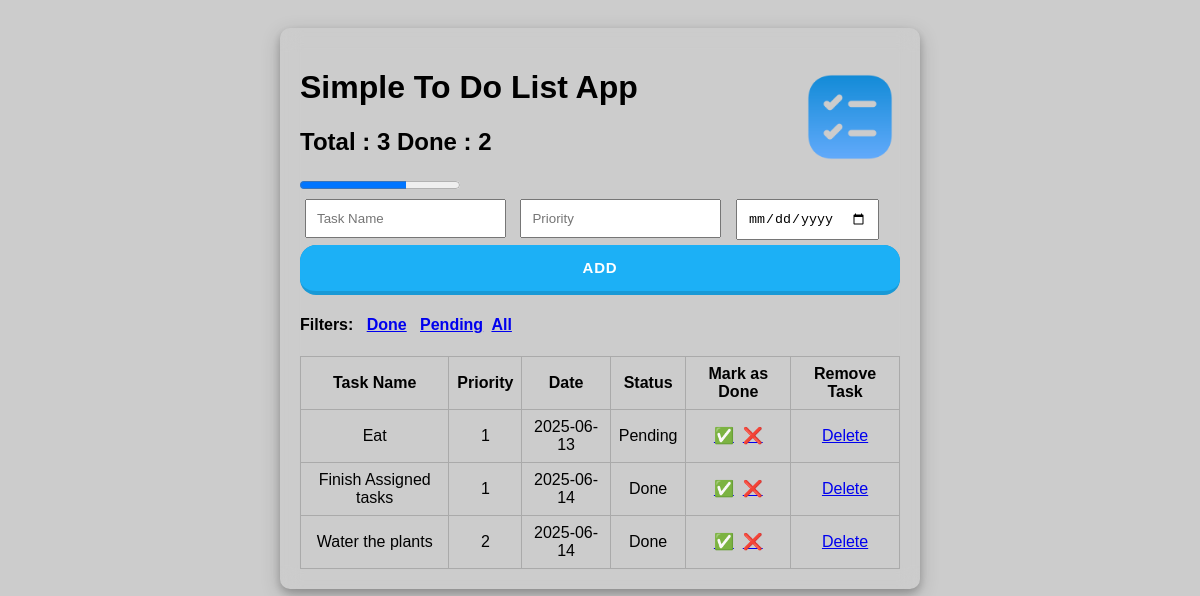
The page / on the database its author committed.
### tables this page shows
CREATE TABLE task (
                id INTEGER PRIMARY KEY AUTOINCREMENT,
                tname TEXT,
                priority INTEGER,
                datepick DATE,
                status TEXT
            );

### app.py (the view, shortened to what this page needs)
@app.route("/", methods=["GET", "POST"])
def index():
    with sqlite3.connect(DB) as conn:
        items = conn.execute("SELECT * FROM task ORDER BY priority, datepick").fetchall()
        tot = len(conn.execute("SELECT * FROM task").fetchall())
        don = conn.execute("SELECT * FROM task WHERE status = \'Done\'").fetchall()
        print(tot, len(don))
    return render_template("index.html", items=items, total=int(tot), done=int(len(don)))

### templates/index.html (shortened to what this page needs)
<!DOCTYPE html>
<html>
<head>
    <link rel="stylesheet" href="{{ url_for('static', filename='style.css') }}">
</head>
<body>
    <div class="container">
       <h3>
        <img src="{{ url_for('static', filename='task.png') }}" width="100px" style="float:right;" />
           </h3>
        <h1>Simple To Do List App</h1>
        <h2>Total : {{total}} Done : {{done}}</h2>
        <progress id="file" value = {{done}} max = {{total}}> </progress>
        <form method="POST">
            <input type="text" name="taskname" placeholder="Task Name" required>
            <input type="number" name="priority" placeholder="Priority" required>
            <input type="date"  name="datepicker" placeholder="Date" required>
            <button class="button-19" type="submit">Add</button>
        </form>
        <h4>
            Filters: &nbsp;&nbsp;<a href="{{ url_for('donefilter') }}">Done</a> &nbsp;
            <a href="{{ url_for('pendingfilter') }}">Pending</a>&nbsp;
            <a href="{{ url_for('allfilter') }}">All</a>
        </h4>
        <table>
            <thead>
                <tr>
                    <th>Task Name</th>
                    <th>Priority</th>
                    <th>Date</th>
                    <th>Status</th>
                    <th>Mark as Done</th>
                    <th>Remove Task</th>
                </tr>
            </thead>
            <tbody>
                {% for item in items %}
                <tr>
                    <td>{{ item[1] }}</td>
                    <td>{{ item[2] }}</td>
                    <td>{{ item[3] }}</td>
                    <td>{{ item[4] }}</td>
                    <td><a href="{{ url_for('mark', item_id=item[0]) }}">✅</a> &nbsp;<a href="{{ url_for('unmark', item_id=item[0]) }}">❌</a></td>
                    <td><a href="{{ url_for('delete', item_id=item[0]) }}">Delete</a></td>
                </tr>
                {% endfor %}
            </tbody>
        </table>
    </div>
</body>
</html>

### static/style.css (style rules this page uses)
body { font-family: Arial; background: #f4f4f4; padding: 20px; background-image: url("https://images.unsplash.com/photo-1616088410192-d1b123712994?fm=jpg&q=60&w=3000&ixlib=rb-4.1.0&ixid=M3wxMjA3fDB8MHxzZWFyY2h8Mnx8bWluaW1hbCUyMGJhY2tncm91bmR8ZW58MHx8MHx8fDA%3D"); background-color: #cccccc; background-position: center; background-repeat: no-repeat; background-size: cover; position: relative; }
.container { padding: 20px; width: 600px; margin: auto; border-radius: 10px; box-shadow: 0 4px 8px 0 rgba(0, 0, 0, 0.2), 0 6px 20px 0 rgba(0, 0, 0, 0.19); backdrop-filter: blur(10px); }
form input, form button { margin: 5px; padding: 10px; }
.button-19 { appearance: button; background-color: #1899D6; border: solid transparent; border-radius: 16px; border-width: 0 0 4px; box-sizing: border-box; color: #FFFFFF; cursor: pointer; display: inline-block; font-family: din-round,sans-serif; font-size: 15px; font-weight: 700; letter-spacing: .8px; line-height: 20px; margin: 0; outline: none; overflow: visible; padding: 13px 16px; text-align: center; text-transform: uppercase; touch-action: manipulation; transform: translateZ(0); transition: filter .2s; user-select: none; -webkit-user-select: none; vertical-align: middle; white-space: nowrap; width: 100%; }
.button-19:after { background-clip: padding-box; background-color: #1CB0F6; border: solid transparent; border-radius: 16px; border-width: 0 0 4px; bottom: -4px; content: ""; left: 0; position: absolute; right: 0; top: 0; z-index: -1; }
.button-19, .button-19:focus { user-select: auto; }
table { width: 100%; margin-top: 20px; border-collapse: collapse; }
th, td { border: 1px solid #aaa; padding: 8px; text-align: center; }

### rows shown on the page
task: tname "Eat", priority "1", datepick "2025-06-13", status "Pending"
task: tname "Finish Assigned tasks", priority "1", datepick "2025-06-14", status "Done"
task: tname "Water the plants", priority "2", datepick "2025-06-14", status "Done"

### other values the page prints
{{ total }} "3"
{{ done }} "2"
